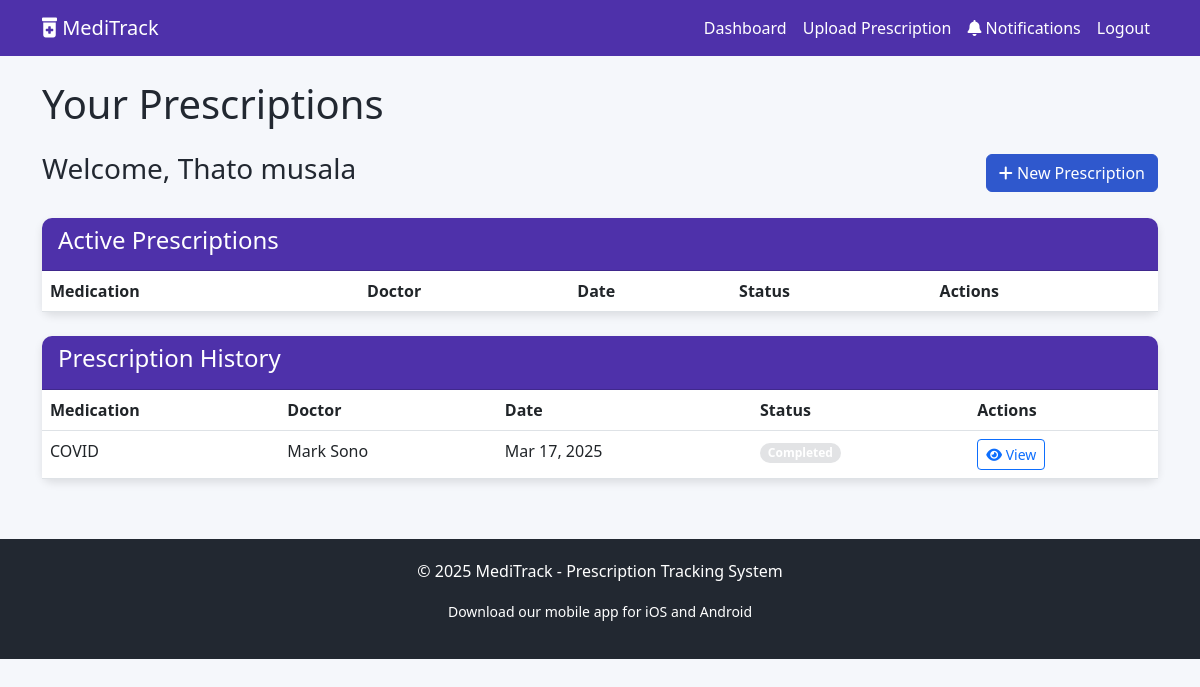
The app's page /dashboard (signed in) with its own data.
### prescrib.py (models this page shows)
class User(UserMixin, db.Model):
    id = db.Column(db.Integer, primary_key=True)
    email = db.Column(db.String(100), unique=True)
    password = db.Column(db.String(100))
    name = db.Column(db.String(100))
    phone = db.Column(db.String(15))
    prescriptions = db.relationship('Prescription', backref='patient', lazy=True)

class Prescription(db.Model):
    id = db.Column(db.Integer, primary_key=True)
    filename = db.Column(db.String(100))
    file_path = db.Column(db.String(255))
    upload_date = db.Column(db.DateTime, default=datetime.utcnow)
    doctor_name = db.Column(db.String(100))
    medication = db.Column(db.String(100))
    status = db.Column(db.String(20), default='Received')  # Received, Verified, Processing, Ready, Completed
    pharmacy_notes = db.Column(db.Text)
    pickup_date = db.Column(db.DateTime, nullable=True)
    user_id = db.Column(db.Integer, db.ForeignKey('user.id'), nullable=False)
    notifications = db.relationship('Notification', backref='prescription', lazy=True)

### prescrib.py (the view)
@app.route('/dashboard')
@login_required
def dashboard():
    prescriptions = Prescription.query.filter_by(user_id=current_user.id).order_by(Prescription.upload_date.desc()).all()
    unread_notifications = Notification.query.join(Prescription).filter(
        Prescription.user_id == current_user.id,
        Notification.is_read == False
    ).count()
    return render_template('dashboard.html',
                           prescriptions=prescriptions,
                           unread_notifications=unread_notifications)

### prescrib.py (called while the page is built)
@login_manager.user_loader
def load_user(user_id):
    return User.query.get(int(user_id))

### templates/dashboard.html (shortened to what this page needs)
{% extends "base.html" %}
{% block content %}
<h1 class="mb-4">Your Prescriptions</h1>
<div class="row mb-4">
    <div class="col-md-12">
        <div class="d-flex justify-content-between align-items-center">
            <h3>Welcome, {{ current_user.name }}</h3>
            <a href="{{ url_for('upload_prescription') }}" class="btn btn-primary">
                <i class="fas fa-plus"></i> New Prescription
            </a>
        </div>
    </div>
</div>
{% if prescriptions %}
    <div class="row">
        <div class="col">
            <div class="card mb-4">
                <div class="card-header">
                    <h4>Active Prescriptions</h4>
                </div>
                <div class="card-body p-0">
                    <div class="table-responsive">
                        <table class="table table-hover mb-0">
                            <thead>
                                <tr>
                                    <th>Medication</th>
                                    <th>Doctor</th>
                                    <th>Date</th>
                                    <th>Status</th>
                                    <th>Actions</th>
                                </tr>
                            </thead>
                            </table>
                        </div>
                    </div>
                </div>
            </div>
        </div>
        <div class="row">
            <div class="col">
                <div class="card">
                    <div class="card-header">
                        <h4>Prescription History</h4>
                    </div>
                    <div class="card-body p-0">
                        <div class="table-responsive">
                            <table class="table table-hover mb-0">
                                <thead>
                                    <tr>
                                        <th>Medication</th>
                                        <th>Doctor</th>
                                        <th>Date</th>
                                        <th>Status</th>
                                        <th>Actions</th>
                                    </tr>
                                </thead>
                                <tbody>
                                    {% for prescription in prescriptions %}
                                        {% if prescription.status == 'Completed' %}
                                            <tr>
                                                <td>{{ prescription.medication }}</td>
                                                <td>{{ prescription.doctor_name }}</td>
                                                <td>{{ prescription.upload_date.strftime('%b %d, %Y') }}</td>
                                                <td>
                                                    <span class="badge rounded-pill status-{{ prescription.status.lower() }}">
                                                        {{ prescription.status }}
                                                    </span>
                                                </td>
                                                <td>
                                                    <a href="{{ url_for('view_prescription', prescription_id=prescription.id) }}" class="btn btn-sm btn-outline-primary">
                                                        <i class="fas fa-eye"></i> View
                                                    </a>
                                                </td>
                                            </tr>
                                        {% endif %}
                                    {% endfor %}
                                </tbody>
                            </table>
                        </div>
                    </div>
                </div>
            </div>
        </div>
    {% endif %}
    {% endblock %}

### templates/base.html (style rules this page uses)
:root { --primary-color: #4E31AA; --secondary-color: #2F58CD; --accent-color: #3795BD; --light-color: #F5F7FB; --dark-color: #222831; }
body { font-family: 'Segoe UI', Tahoma, Geneva, Verdana, sans-serif; background-color: var(--light-color); color: var(--dark-color); }
.btn-primary { background-color: var(--secondary-color); border-color: var(--secondary-color); }
.card { border-radius: 10px; box-shadow: 0 4px 8px rgba(0, 0, 0, 0.1); margin-bottom: 20px; border: none; }
.card-header { background-color: var(--primary-color); color: white; border-radius: 10px 10px 0 0 !important; }
.status-completed { background-color: #e2e3e5; }

### records on screen
User: name "Thato musala"
Prescription: medication "COVID", doctor_name "Mark Sono", upload_date "Mar 17, 2025", status "Completed"
